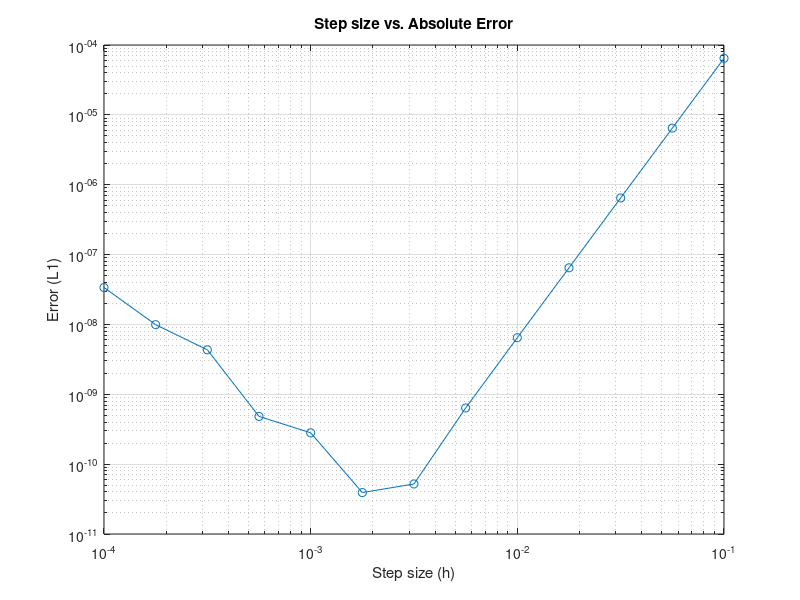

MATLAB code to generate this figure:
#!/usr/bin/env /usr/bin/octave

order = 4;

% Point of interest
%
x_bar = 1;

% Function definitions
%
u = @(x) sin(2*x);
uxx = @(x) -4*sin(2*x);
ux6 = @(x) -(2^6)*sin(2*x);
dd_4 = @(x, h) (1/h^2) * ((-1/12)*u(x-2*h) + (4/3)*u(x-h) + (-5/2)*u(x) + (4/3)*u(x+h) + (-1/12)*u(x+2*h));

uxx_true = uxx(x_bar);
hvals = logspace(-1, -4, 13);
E_DD4u = [];
E_DD4u_predicted = [];

% table headings:
disp(' ')
disp('       h           Error [DD4u]    Predicted Error [DD4u]')

for i=1:length(hvals)
   h = hvals(i);

   % Fourth-order approximation to u''(x_bar):
   %
   DD4u = dd_4(x_bar, h);

   % Error:
   %
   E_DD4u(i) = DD4u - uxx_true;

   % Predicted error:
   %
   E_DD4u_predicted(i) = (-1/90) * h^4 * ux6(x_bar);

   % Print line of table:
   %
   disp(sprintf('%13.4e   %13.4e   %13.4e', h, E_DD4u(i), E_DD4u_predicted(i)))
end

% Plot errors
%
clf;
axis([5e-4 .2 1e-12 1]);
plt = loglog(hvals, abs(E_DD4u), 'o-');
grid on;
title('Step size vs. Absolute Error')
xlabel('Step size (h)')
ylabel('Error (L1)')
waitfor(plt);